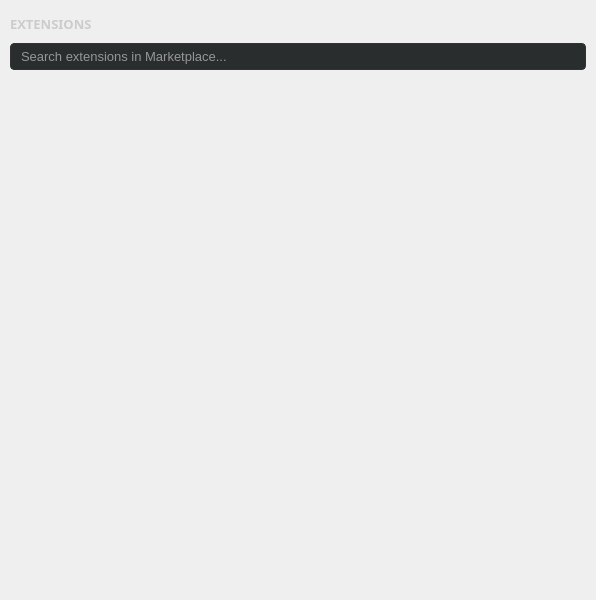
<?xml version="1.0" encoding="UTF-8"?>
<!-- Copyright (c) 2026 LosAngelous (shengjie.lin) -->

<ui version="4.0">
 <class>LosPlugUi</class>
 <widget class="QWidget" name="LosPlugUi">
  <property name="geometry">
   <rect>
    <x>0</x>
    <y>0</y>
    <width>596</width>
    <height>600</height>
   </rect>
  </property>
  <property name="windowTitle">
   <string>Extensions</string>
  </property>
  <layout class="QVBoxLayout" name="verticalLayout">
   <property name="spacing">
    <number>10</number>
   </property>
   <property name="leftMargin">
    <number>10</number>
   </property>
   <property name="topMargin">
    <number>15</number>
   </property>
   <property name="rightMargin">
    <number>10</number>
   </property>
   <property name="bottomMargin">
    <number>10</number>
   </property>
   <item>
    <widget class="QLabel" name="titleLabel">
     <property name="font">
      <font>
       <family>JetBrains Mono</family>
       <pointsize>10</pointsize>
       <bold>true</bold>
      </font>
     </property>
     <property name="styleSheet">
      <string>color: #cccccc;</string>
     </property>
     <property name="text">
      <string>EXTENSIONS</string>
     </property>
    </widget>
   </item>
   <item>
    <widget class="QLineEdit" name="searchLineEdit">
     <property name="styleSheet">
      <string>
        QLineEdit {
            background-color: #2a2d2e;
            color: #ffffff;
            border: 1px solid #333333;
            border-radius: 4px;
            padding: 4px 8px;
            font-family: &quot;Microsoft YaHei&quot;, sans-serif;
            font-size: 13px;
        }
        QLineEdit:focus {
            border: 1px solid #007acc;
        }
      </string>
     </property>
     <property name="placeholderText">
      <string>Search extensions in Marketplace...</string>
     </property>
    </widget>
   </item>
   <item>
    <widget class="QListWidget" name="extensionsList">
     <property name="styleSheet">
      <string>
        QListWidget {
            background-color: transparent;
            color: #d4d4d4;
            font-family: &quot;Microsoft YaHei&quot;, sans-serif;
            outline: none;
        }
        QListWidget::item {
            padding: 8px;
            border-radius: 4px;
            border-bottom: 1px solid #222222;
        }
        QListWidget::item:hover {
            background-color: #2a2d2e;
        }
        QListWidget::item:selected {
            background-color: #37373d;
            color: #ffffff;
        }
      </string>
     </property>
     <property name="frameShape">
      <enum>QFrame::NoFrame</enum>
     </property>
    </widget>
   </item>
  </layout>
 </widget>
 <resources/>
 <connections/>
</ui>
